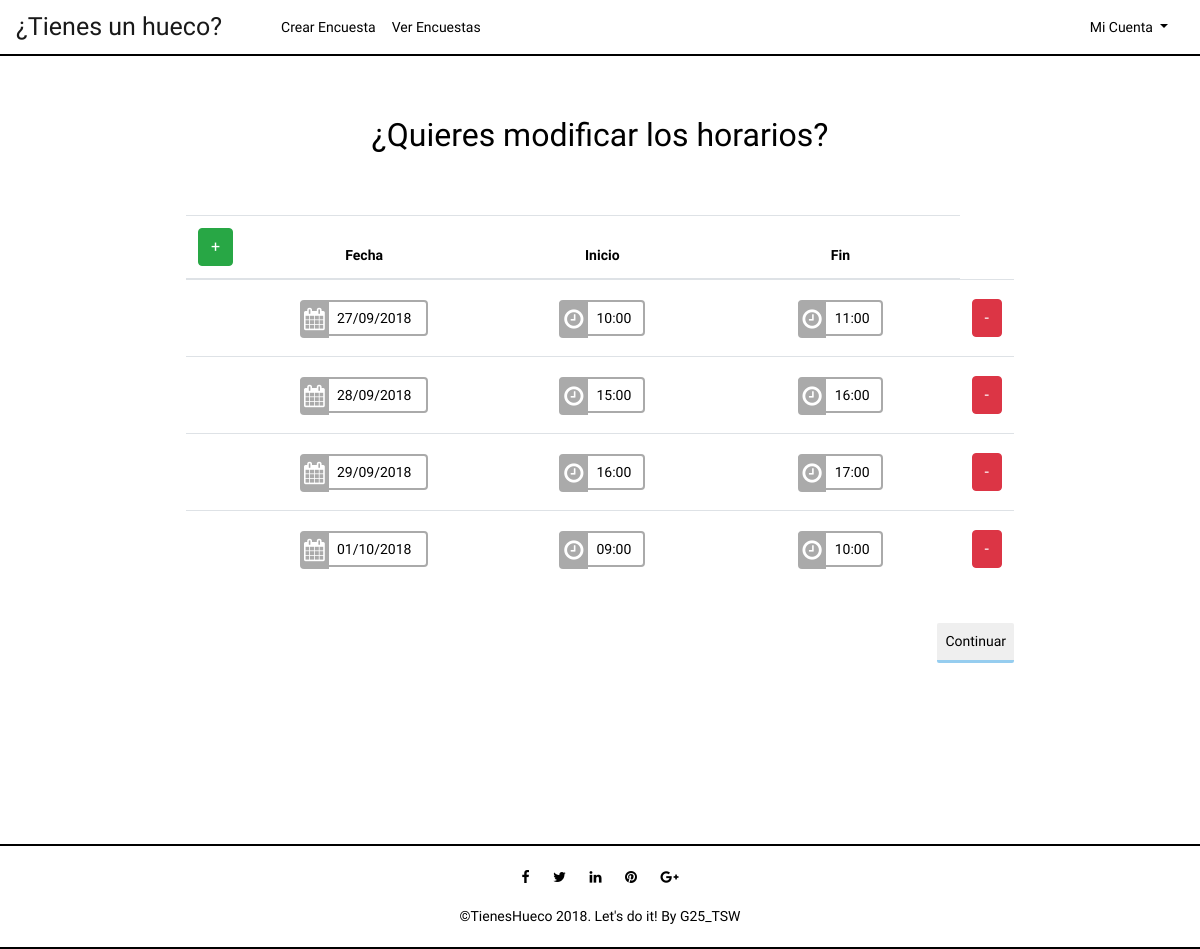
Screenshot of /index.php?controller=gaps&action=edit&poll=ec819428960921f0cc1ce29022d26862 (signed in) with the database file from the repository.
### tables this page shows
CREATE TABLE IF NOT EXISTS GAP(
  id int AUTO_INCREMENT NOT NULL,
  date date NOT NULL,
  timeStart time NOT NULL,
  timeEnd time NOT NULL,
  poll_id int(225) NOT NULL,
  PRIMARY KEY(id),
  FOREIGN KEY (poll_id) REFERENCES POLL (id) ON UPDATE CASCADE ON DELETE CASCADE

);

### core/ViewManager.php (called while the page is built, shortened)
<?php
class ViewManager {
	private $variables = array();
	public function setVariable($varname, $value, $flash=false) {
		$this->variables[$varname] = $value;
	}
	public function getVariable($varname, $default=NULL) {
		if (!isset($this->variables[$varname])) {
			return $default;
		}
		return $this->variables[$varname];
	}
	public function render($controller, $viewname) {
		include(__DIR__."/../view/$controller/$viewname.php");
	}
	private static $viewmanager_singleton = NULL;
	public static function getInstance() {
		if (self::$viewmanager_singleton == null) {
			self::$viewmanager_singleton = new ViewManager();
		}
		return self::$viewmanager_singleton;
	}
}

### controller/GapsController.php (called while the page is built, shortened)
<?php
require_once(__DIR__."/../model/Gap.php");
require_once(__DIR__."/../model/GapMapper.php");
require_once(__DIR__."/../model/PollMapper.php");
require_once(__DIR__."/../core/ViewManager.php");
class GapsController extends BaseController {
	private $gapMapper;
	public function __construct() {
		$this->pollMapper = new PollMapper();
		$this->gapMapper = new GapMapper();
	}
	public function edit() {
			$pollLink = $_GET['poll'];
			$poll = $this->pollMapper->findPollByLink($pollLink);
			$gaps = $this->gapMapper->findGapsByIdPoll($poll->getId());
			$this->view->setVariable("poll", $poll);
			$this->view->setVariable("gaps", $gaps);
			$this->view->render("gaps", "edit");
	}
}

### index.php (called while the page is built, shortened)
<?php
function run() {
	try {
		$controller = loadController($_GET["controller"]);
		$actionName = $_GET["action"];
		$controller->$actionName();
	} catch(Exception $ex) {
		die("An exception occured!!!!!".$ex->getMessage());
	}
}
function loadController($controllerName) {
	return new $controllerClassName();
}
run();
?>

### core/I18n.php (called while the page is built, shortened)
<?php
class I18n {
	private $messages;
	public function setLanguage($language) {
		$this->messages = $i18n_messages;
	}
	public function i18n($key) {
		if (isset($this->messages[$key])){
			return $this->messages[$key];
		}else{
			return $key;
		}
	}
	private static $i18n_singleton = null;
	public static function getInstance() {
		if (self::$i18n_singleton == NULL) {
			self::$i18n_singleton = new I18n();
		}
		return self::$i18n_singleton;
	}
}
function i18n($key) {
	return I18n::getInstance()->i18n($key);
}

### model/Poll.php (called while the page is built, shortened)
<?php
class Poll {
	private $link;
	public function __construct($id=NULL, $title=NULL, $ubication=NULL, User $author=NULL, $link=NULL) {
		$this->link = $link;
	}
	public function getLink() {
		return $this->link;
	}
}

### model/PollMapper.php (called while the page is built, shortened)
<?php
require_once(__DIR__."/../core/PDOConnection.php");
require_once(__DIR__."/../model/Poll.php");
require_once(__DIR__."/../model/Gap.php");
class PollMapper {
	private $db;
	public function __construct() {
		$this->db = PDOConnection::getInstance();
	}
	public function findPollByLink($pollLink){
		$stmt = $this->db->query("SELECT DISTINCT * FROM poll WHERE link = '$pollLink'");
		$poll = $stmt->fetch(PDO::FETCH_ASSOC);
		if($poll != null) {
			return new Poll(
			$poll["id"],
			$poll["title"],
			$poll["ubication"],
			new User($poll["author"]),
			$poll["link"]
		);
		} else {
			return NULL;
		}
	}
	 }

### core/PDOConnection.php (called while the page is built)
<?php
class PDOConnection {
	private static $dbhost = "127.0.0.1";
	private static $dbname = "tsw";
	private static $dbuser = "root";
	private static $dbpass = "";
	private static $db_singleton = null;
	public static function getInstance() {
		if (self::$db_singleton == null) {
			self::$db_singleton = new PDO(
			"mysql:host=".self::$dbhost.";dbname=".self::$dbname.";charset=utf8",
			self::$dbuser,
			self::$dbpass,
			array(
				PDO::ATTR_EMULATE_PREPARES => false,
				PDO::ATTR_ERRMODE => PDO::ERRMODE_EXCEPTION
			)
		);
	}
	return self::$db_singleton;
}
}
?>

### model/Gap.php (called while the page is built, shortened)
<?php
class Gap {
	private $id;
	private $date;
	private $timeStart;
	private $timeEnd;
	public function __construct($id=NULL, $date=NULL, $timeStart=NULL, $timeEnd=NULL, $poll_id=NULL) {
		$this->id = $id;
		$this->date = $date;
		$this->timeStart = $timeStart;
		$this->timeEnd = $timeEnd;
	}
	public function getId() {
		return $this->id;
	}
	public function getDate() {
		return $this->date;
	}
	public function getTimeStart() {
		return $this->timeStart;
	}
	public function getTimeEnd() {
		return $this->timeEnd;
	}
}

### model/GapMapper.php (called while the page is built, shortened)
<?php
require_once(__DIR__."/../core/PDOConnection.php");
require_once(__DIR__."/../model/Gap.php");
class GapMapper {
	private $db;
	public function __construct() {
		$this->db = PDOConnection::getInstance();
	}
	public function findGapsByIdPoll($pollid){
		$stmt = $this->db->query("SELECT DISTINCT * FROM gap WHERE gap.poll_id = '$pollid' ORDER BY date");
		$gaps_db = $stmt->fetchAll(PDO::FETCH_ASSOC);
		$gaps = array();
		foreach ($gaps_db as $gap) {
			array_push($gaps, new Gap($gap["id"], $gap["date"],  $gap["timeStart"], $gap["timeEnd"], $gap["poll_id"]));
		}
		return $gaps;
	}
}

### view/gaps/edit.php (the view, shortened to what this page needs)
<?php
require_once(__DIR__."/../../core/ViewManager.php");
$view = ViewManager::getInstance();
$gaps = $view->getVariable("gaps");
$poll = $view->getVariable("poll");
?>
<link rel="stylesheet" href="https://cdnjs.cloudflare.com/ajax/libs/bootstrap-material-design/0.5.10/css/ripples.min.css"/>
<link rel="stylesheet" href="./styles/bootstrap-material-datetimepicker.css" />
<div class="container">
    <div class="row center-row">
        <div class="col-lg-12 center-block">
            <div id="subtitle">
                <?= i18n("Do you want to modify the timetables?") ?>
            </div>
            <div class="col-lg-12 center-block2">
                <form method="POST" action='index.php?controller=gaps&action=edit&poll=<?=$poll->getLink()?>'>
                    <table id="dataTable" class="table text-center">
                        <thead>
                            <tr>
                                <th scope="col"><button type="button" class="btn btn-success" id="botonAñadir" value="+"  onclick="addRow('dataTable');">+</button></th>
                                <th scope="col"> <?= i18n("Date")?></th>
                                <th scope="col"><?= i18n("Start")?></th>
                                <th scope="col"><?= i18n("End")?></th>
                            </tr>
                        </thead>
                        <tbody>
                            <?php foreach($gaps as $gap): ?>
                                <tr>
                                    <td></td>
                                    <td>
                                        <div id="inputDate">
                                            <div class="inputWithIconLogin inputIconBg">
                                                <input type="text" id="date-es<?=$gap->getId()?>" class ="date" value="<?php echo date('d/m/Y', strtotime($gap->getDate()))?>"  required>
                                                <i class="fa fa-calendar fa-lg fa-fw" aria-hidden="true"></i>
                                            </div>
                                        </div>
                                    </td>
                                    <td>
                                        <div id="inputTime">
                                            <div class="inputWithIconLogin inputIconBg">
                                                <input type="text" id="timeStart<?=$gap->getId()?>" class="timeStart"  value="<?php echo substr($gap->getTimeStart(), 0, 5);?>" required>
                                                <i class="fa fa-clock-o fa-lg fa-fw" aria-hidden="true"></i>
                                            </div>
                                        </div>
                                    </td>
                                    <td>
                                        <div id="inputTime">
                                            <div class="inputWithIconLogin inputIconBg">
                                                 <input type="text" id="timeEnd<?=$gap->getId()?>" class="timeEnd" value="<?php echo substr($gap->getTimeEnd(), 0, 5);?>" required>
                                                 <i class="fa fa-clock-o fa-lg fa-fw" aria-hidden="true"></i>
                                            </div>
                                        </div>
                                    </td>
                                    <td>
                                        <button type="button" class="btn btn-danger" value="-" onclick="deleteRow(this)">-</button>
                                    </td>
                                </tr>
                            <?php endforeach; ?>
                        </tbody>
                    </table>
                    <button type="submit" name="submit" class="btn btn-dark" onclick="valueData()"><?= i18n("Continue")?></button>
                </form>
            </div>
        </div>
    </div>
</div>

### styles/style.css (style rules this page uses)
body { font-family:'K2D','Open Sans', Arial, sans-serif; font-size:14px; font-weight:300; line-height:1.6em; color:#000; background-color:white; }
.container { margin: auto; }
.center-row { margin-left: auto; margin-right: auto; }
.center-block { float: none; background-color: white; margin-top: 3%; margin-bottom: 10%; margin-left: auto; margin-right: auto; border-radius: 5px; max-width: 80%; }
.center-block2 { margin: auto; margin-top: 5%; margin-bottom: 7%; overflow-x: auto; }
#subtitle { margin: auto; margin-top: 4%; font-size: 32px; text-align: center; margin-bottom: 8%; }
input[type=text],[type=password] { width:100%; border:2px solid #aaa; border-radius:4px; margin:8px 0; outline:none; padding:8px; box-sizing:border-box; transition:.3s; height: 10%!important; }
.inputWithIconLogin input[type=text],[type=password] { padding-left:35px; }
.inputWithIconLogin { position:relative; }
.inputWithIconLogin i { position:absolute; left:0; top:9px; padding:9px 8px; color:#aaa; transition:.3s; }
.inputWithIconLogin.inputIconBg i { background-color:#aaa; color:#fff; padding:9px 4px; border-radius:4px 0 0 4px; }
.fa-lg { font-size: 1.6em; line-height: 0.84em; }
#inputDate { margin: auto; width: 60%; margin: auto; }
#inputTime { margin: auto; width: 40%; border: 0; }
.btn-dark { margin-top:20px; margin-bottom:10px; margin-right: 0%; padding:8px; font-size:14px; background-color:#eeee; color:#000; border:none; border-bottom:3px solid #19e6; border-radius:2px; float:right; }
td { text-align: center; vertical-align: middle!important; }

### rows the page displays
gap: date "27/09/2018", timeStart "10:00", timeEnd "11:00"
gap: date "28/09/2018", timeStart "15:00", timeEnd "16:00"
gap: date "29/09/2018", timeStart "16:00", timeEnd "17:00"
gap: date "01/10/2018", timeStart "09:00", timeEnd "10:00"

### other values shown
i18n("¿Tienes un hueco?") "¿Tienes un hueco?"
i18n("AddPoll") "Crear Encuesta"
i18n("SeeMyPolls") "Ver Encuestas"
i18n("MyAccount") "Mi Cuenta"
i18n("Do you want to modify the timetables?") "¿Quieres modificar los horarios?"
i18n("Date") "Fecha"
i18n("Start") "Inicio"
i18n("End") "Fin"
i18n("Continue") "Continuar"
